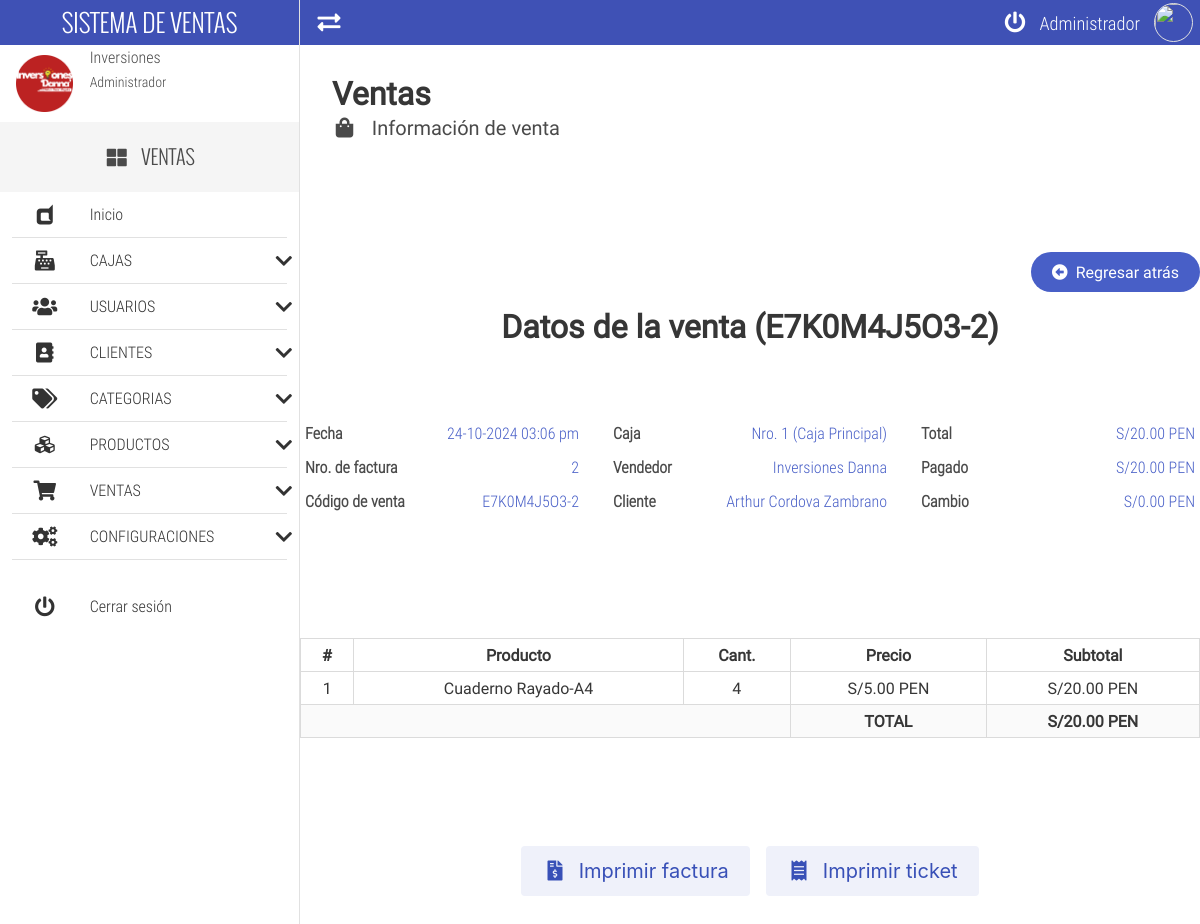
The app's page /saleDetail/E7K0M4J5O3-2/ (signed in) with its own data.
### tables this page shows
CREATE TABLE `venta` (
  `venta_id` int(30) NOT NULL,
  `venta_codigo` varchar(200) NOT NULL,
  `venta_fecha` date NOT NULL,
  `venta_hora` varchar(17) NOT NULL,
  `venta_total` decimal(30,2) NOT NULL,
  `venta_pagado` decimal(30,2) NOT NULL,
  `venta_cambio` decimal(30,2) NOT NULL,
  `usuario_id` int(7) NOT NULL,
  `cliente_id` int(10) NOT NULL,
  `caja_id` int(5) NOT NULL
);

CREATE TABLE `caja` (
  `caja_id` int(5) NOT NULL,
  `caja_numero` int(5) NOT NULL,
  `caja_nombre` varchar(30) NOT NULL,
  `caja_efectivo` decimal(30,2) NOT NULL
);

CREATE TABLE `usuario` (
  `usuario_id` int(7) NOT NULL,
  `usuario_nombre` varchar(50) NOT NULL,
  `usuario_apellido` varchar(50) NOT NULL,
  `usuario_email` varchar(50) NOT NULL,
  `usuario_usuario` varchar(30) NOT NULL,
  `usuario_clave` varchar(30) NOT NULL,
  `usuario_foto` varchar(200) NOT NULL,
  `caja_id` int(5) NOT NULL
);

CREATE TABLE `cliente` (
  `cliente_id` int(10) NOT NULL,
  `cliente_tipo_documento` varchar(15) NOT NULL,
  `cliente_numero_documento` varchar(20) NOT NULL,
  `cliente_nombre` varchar(50) NOT NULL,
  `cliente_apellido` varchar(50) NOT NULL,
  `cliente_provincia` varchar(30) NOT NULL,
  `cliente_ciudad` varchar(30) NOT NULL,
  `cliente_direccion` varchar(70) NOT NULL,
  `cliente_telefono` varchar(20) NOT NULL,
  `cliente_email` varchar(50) NOT NULL
);

CREATE TABLE `venta_detalle` (
  `venta_detalle_id` int(100) NOT NULL,
  `venta_detalle_cantidad` int(10) NOT NULL,
  `venta_detalle_precio_compra` decimal(30,2) NOT NULL,
  `venta_detalle_precio_venta` decimal(30,2) NOT NULL,
  `venta_detalle_total` decimal(30,2) NOT NULL,
  `venta_detalle_descripcion` varchar(200) NOT NULL,
  `venta_codigo` varchar(200) NOT NULL,
  `producto_id` int(20) NOT NULL
);

### autoload.php (called while the page is built, shortened)
<?php
    spl_autoload_register(function($clase){
        $archivo= __DIR__."/".$clase.".php";
        $archivo=str_replace("\\","/",$archivo);
    });

### app/models/mainModel.php (called while the page is built, shortened)
<?php
	class mainModel{
		private $server=DB_SERVER;
		private $db=DB_NAME;
		private $user=DB_USER;
		private $pass=DB_PASS;
		protected function conectar(){
			$conexion = new PDO("mysql:host=".$this->server.";dbname=".$this->db,$this->user,$this->pass);
			$conexion->exec("SET CHARACTER SET utf8");
			return $conexion;
		}
		public function limpiarCadena($cadena){
			$palabras=["<script>","</script>","<script src","<script type=","SELECT * FROM","SELECT "," SELECT ","DELETE FROM","INSERT INTO","DROP TABLE","DROP DATABASE","TRUNCATE TABLE","SHOW TABLES","SHOW DATABASES","<?php","?>","--","^","<",">","==",";","::"];
			$cadena=trim($cadena);
			$cadena=stripslashes($cadena);
			$cadena=trim($cadena);
			$cadena=stripslashes($cadena);
			return $cadena;
		}
        public function seleccionarDatos($tipo,$tabla,$campo,$id){
			$tipo=$this->limpiarCadena($tipo);
			$tabla=$this->limpiarCadena($tabla);
			$campo=$this->limpiarCadena($campo);
			$id=$this->limpiarCadena($id);
            if($tipo=="Unico"){
                $sql=$this->conectar()->prepare("SELECT * FROM $tabla WHERE $campo=:ID");
                $sql->bindParam(":ID",$id);
            }elseif($tipo=="Normal"){
                $sql=$this->conectar()->prepare("SELECT $campo FROM $tabla");
            }
            $sql->execute();
            return $sql;
		}
	}

### app/views/content/saleDetail-view.php (the view, shortened to what this page needs)
<div class="container is-fluid mb-6">
	<h1 class="title">Ventas</h1>
	<h2 class="subtitle"><i class="fas fa-shopping-bag fa-fw"></i> &nbsp; Información de venta</h2>
</div>
<div class="container pb-6 pt-6">
	<?php
		include "./app/views/inc/btn_back.php";
		$code=$insLogin->limpiarCadena($url[1]);
		$datos=$insLogin->seleccionarDatos("Normal","venta INNER JOIN cliente ON venta.cliente_id=cliente.cliente_id INNER JOIN usuario ON venta.usuario_id=usuario.usuario_id INNER JOIN caja ON venta.caja_id=caja.caja_id WHERE (venta_codigo='".$code."')","*",0);
		if($datos->rowCount()==1){
			$datos_venta=$datos->fetch();
	?>
	<h2 class="title has-text-centered">Datos de la venta <?php echo " (".$code.")"; ?></h2>
	<div class="columns pb-6 pt-6">
		<div class="column">
			<div class="full-width sale-details text-condensedLight">
				<div class="has-text-weight-bold">Fecha</div>
				<span class="has-text-link"><?php echo date("d-m-Y", strtotime($datos_venta['venta_fecha']))." ".$datos_venta['venta_hora']; ?></span>
			</div>
			<div class="full-width sale-details text-condensedLight">
				<div class="has-text-weight-bold">Nro. de factura</div>
				<span class="has-text-link"><?php echo $datos_venta['venta_id']; ?></span>
			</div>
			<div class="full-width sale-details text-condensedLight">
				<div class="has-text-weight-bold">Código de venta</div>
				<span class="has-text-link"><?php echo $datos_venta['venta_codigo']; ?></span>
			</div>
		</div>
		<div class="column">
			<div class="full-width sale-details text-condensedLight">
				<div class="has-text-weight-bold">Caja</div>
				<span class="has-text-link">Nro. <?php echo $datos_venta['caja_numero']." (".$datos_venta['caja_nombre']; ?>)</span>
			</div>
			<div class="full-width sale-details text-condensedLight">
				<div class="has-text-weight-bold">Vendedor</div>
				<span class="has-text-link"><?php echo $datos_venta['usuario_nombre']." ".$datos_venta['usuario_apellido']; ?></span>
			</div>
			<div class="full-width sale-details text-condensedLight">
				<div class="has-text-weight-bold">Cliente</div>
				<span class="has-text-link"><?php echo $datos_venta['cliente_nombre']." ".$datos_venta['cliente_apellido']; ?></span>
			</div>
		</div>
		<div class="column">
			<div class="full-width sale-details text-condensedLight">
				<div class="has-text-weight-bold">Total</div>
				<span class="has-text-link"><?php echo MONEDA_SIMBOLO.number_format($datos_venta['venta_total'],MONEDA_DECIMALES,MONEDA_SEPARADOR_DECIMAL,MONEDA_SEPARADOR_MILLAR).' '.MONEDA_NOMBRE; ?></span>
			</div>
			<div class="full-width sale-details text-condensedLight">
				<div class="has-text-weight-bold">Pagado</div>
				<span class="has-text-link"><?php echo MONEDA_SIMBOLO.number_format($datos_venta['venta_pagado'],MONEDA_DECIMALES,MONEDA_SEPARADOR_DECIMAL,MONEDA_SEPARADOR_MILLAR).' '.MONEDA_NOMBRE; ?></span>
			</div>
			<div class="full-width sale-details text-condensedLight">
				<div class="has-text-weight-bold">Cambio</div>
				<span class="has-text-link"><?php echo MONEDA_SIMBOLO.number_format($datos_venta['venta_cambio'],MONEDA_DECIMALES,MONEDA_SEPARADOR_DECIMAL,MONEDA_SEPARADOR_MILLAR).' '.MONEDA_NOMBRE; ?></span>
			</div>
		</div>
	</div>
	<div class="columns pb-6 pt-6">
		<div class="column">
			<div class="table-container">
                <table class="table is-bordered is-striped is-narrow is-hoverable is-fullwidth">
                    <thead>
                        <tr>
                            <th class="has-text-centered">#</th>
                            <th class="has-text-centered">Producto</th>
                            <th class="has-text-centered">Cant.</th>
                            <th class="has-text-centered">Precio</th>
                            <th class="has-text-centered">Subtotal</th>
                        </tr>
                    </thead>
                    <tbody>
                        <?php
                        	$detalle_venta=$insLogin->seleccionarDatos("Normal","venta_detalle WHERE venta_codigo='".$datos_venta['venta_codigo']."'","*",0);
                            if($detalle_venta->rowCount()>=1){
                                $detalle_venta=$detalle_venta->fetchAll();
                            	$cc=1;
                                foreach($detalle_venta as $detalle){
                        ?>
                        <tr class="has-text-centered" >
                            <td><?php echo $cc; ?></td>
                            <td><?php echo $detalle['venta_detalle_descripcion']; ?></td>
                            <td><?php echo $detalle['venta_detalle_cantidad']; ?></td>
                            <td><?php echo MONEDA_SIMBOLO.number_format($detalle['venta_detalle_precio_venta'],MONEDA_DECIMALES,MONEDA_SEPARADOR_DECIMAL,MONEDA_SEPARADOR_MILLAR)." ".MONEDA_NOMBRE; ?></td>
                            <td><?php echo MONEDA_SIMBOLO.number_format($detalle['venta_detalle_total'],MONEDA_DECIMALES,MONEDA_SEPARADOR_DECIMAL,MONEDA_SEPARADOR_MILLAR)." ".MONEDA_NOMBRE; ?></td>
                        </tr>
                        <?php
                                $cc++;
                            }
                        ?>
                        <tr class="has-text-centered" >
                            <td colspan="3"></td>
                            <td class="has-text-weight-bold">
                                TOTAL
                            </td>
                            <td class="has-text-weight-bold">
                                <?php echo MONEDA_SIMBOLO.number_format($datos_venta['venta_total'],MONEDA_DECIMALES,MONEDA_SEPARADOR_DECIMAL,MONEDA_SEPARADOR_MILLAR)." ".MONEDA_NOMBRE; ?>
                            </td>
                        </tr>
                        <?php } ?>
                    </tbody>
                </table>
            </div>
		</div>
	</div>
	<div class="columns pb-6 pt-6">
		<p class="has-text-centered full-width">
			<?php
			echo '<button type="button" class="button is-link is-light is-medium" onclick="print_invoice(\''.APP_URL.'app/pdf/invoice.php?code='.$datos_venta['venta_codigo'].'\')" title="Imprimir factura Nro. '.$datos_venta['venta_id'].'" >
			<i class="fas fa-file-invoice-dollar fa-fw"></i> &nbsp; Imprimir factura
			</button> &nbsp;&nbsp;
			<button type="button" class="button is-link is-light is-medium" onclick="print_ticket(\''.APP_URL.'app/pdf/ticket.php?code='.$datos_venta['venta_codigo'].'\')" title="Imprimir ticket Nro. '.$datos_venta['venta_id'].'" ><i class="fas fa-receipt fa-fw"></i> &nbsp; Imprimir ticket</button>';
			?>
		</p>
	</div>
	<?php
		}else{
			include "./app/views/inc/error_alert.php";
		}
	?>
</div>

### app/views/css/all.css (style rules this page uses)
.fa-fw { text-align: center; width: 1.25em; }
.fa-file-invoice-dollar:before { content: "\f571"; }
.fa-receipt:before { content: "\f543"; }
.fa-shopping-bag:before { content: "\f290"; }
.fa, .fas { font-family: 'Font Awesome 5 Free'; font-weight: 900; }

### app/views/css/estilos.css (style rules this page uses)
body,html { height: 100%; width: 100%; margin: 0; padding: 0; font-size: 16px; font-family: "RobotoRegular"; position: relative; background-color: #fff; }
.text-condensedLight { font-family: "RobotoCondensedLight"; }
.sale-details { display: flex; justify-content: space-between; transition: all .3s ease-in-out; padding: 5px; }

### records on screen
venta: venta_fecha "24-10-2024", venta_hora "03:06 pm", venta_id "2", venta_codigo "E7K0M4J5O3-2", caja.caja_numero "1", caja.caja_nombre "Caja Principal", usuario.usuario_nombre "Inversiones", usuario.usuario_apellido "Danna", cliente.cliente_nombre "Arthur", cliente.cliente_apellido "Cordova Zambrano", venta_total "20.00", venta_pagado "20.00", venta_cambio "0.00"
venta_detalle: venta_detalle_descripcion "Cuaderno Rayado-A4", venta_detalle_cantidad "4", venta_detalle_precio_venta "5.00", venta_detalle_total "20.00"

### other values on screen
$_SESSION['nombre'] "Inversiones"
$_SESSION['usuario'] "Administrador"
APP_NAME "VENTAS"
$code "E7K0M4J5O3-2"
MONEDA_SIMBOLO "S/"
MONEDA_NOMBRE "PEN"
